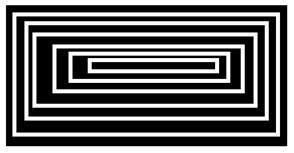
#> input picture data/black_and_white.jpg, 294 x 153 px, found by its file name
$ python 7.bitwise_operations_in_opencv.py
#> lines starting #> are read from the running program, lines starting #| are printed output that depends on the picture; after the words box and inside, x2 and y2 are one past the last pixel; in counts of white or black regions, pixels touching at a corner belong together
import numpy as np
import cv2

#bitwise operation is very useful whilw working with mask, indicates the pixel of binary image where operation is to be perfromed
img1 = np.zeros([250, 500, 3], np.uint8) #[y, x, #c]
img1 = cv2.rectangle(img1, (200, 0), (300,100), (255,255,255), -1)
img2 = cv2.imread('black_and_white.jpg', -1)
#> img2 is the input picture: shape (153, 294, 3); min 0, max 255, mean 101.9
img2 = cv2.resize(img2, (500,250))
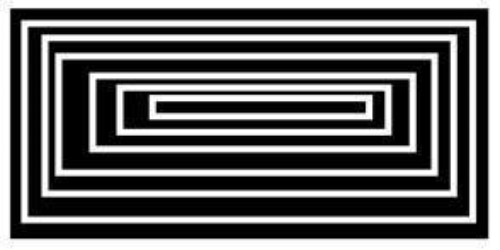
#> img2: shape (250, 500, 3); min 0, max 255, mean 101.8

## bitwise operation
#bitAnd = cv2.bitwise_and(img2, img1) # bitwise AND operation on image 1 and 2
#bitOr= cv2.bitwise_or(img2, img1) # bitwise OR operation on image 1 and 2
#bitXor= cv2.bitwise_xor(img2, img1) # bitwise XOR operation on image 1 and 2
bitNot= cv2.bitwise_not(img2)
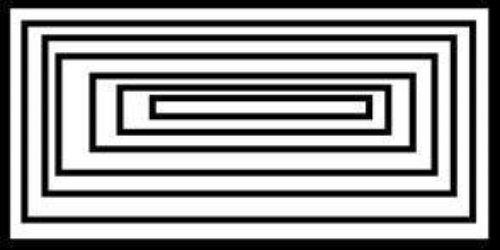
#> bitNot: shape (250, 500, 3); min 0, max 255, mean 153.2

cv2.imshow('image 1', img1)
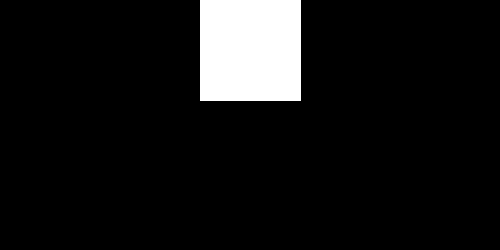
#> window 'image 1': shape (250, 500, 3); 8.2% white; 1 white region, box (x1, y1, x2, y2) and area: (200, 0, 301, 101) 10201
cv2.imshow('image 2', img2)
#cv2.imshow('bitAnd', bitAnd)
#cv2.imshow('bitOr', bitOr)
#cv2.imshow('bitXor', bitXor)
cv2.imshow('bitNot', bitNot)


cv2.waitKey(0)
cv2.destroyAllWindows()
